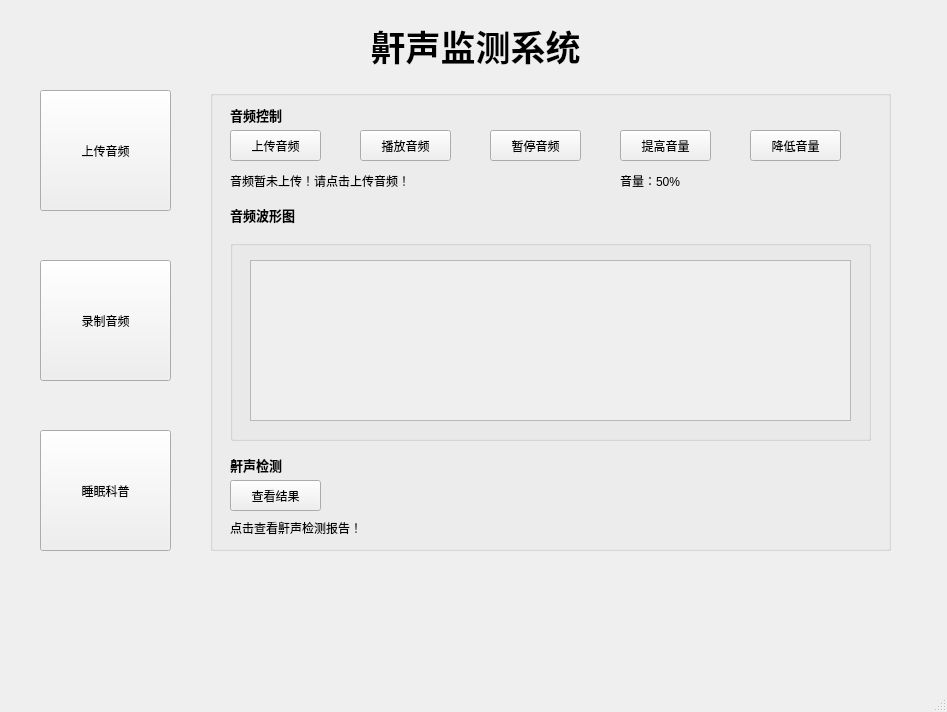
<?xml version="1.0" encoding="UTF-8"?>
<ui version="4.0">
 <class>MainWindow</class>
 <widget class="QMainWindow" name="MainWindow">
  <property name="geometry">
   <rect>
    <x>0</x>
    <y>0</y>
    <width>947</width>
    <height>712</height>
   </rect>
  </property>
  <property name="windowTitle">
   <string>鼾声监测系统</string>
  </property>
  <property name="styleSheet">
   <string notr="true"/>
  </property>
  <widget class="QWidget" name="centralwidget">
   <widget class="QPushButton" name="pushButton">
    <property name="geometry">
     <rect>
      <x>40</x>
      <y>90</y>
      <width>131</width>
      <height>121</height>
     </rect>
    </property>
    <property name="text">
     <string>上传音频</string>
    </property>
   </widget>
   <widget class="QPushButton" name="pushButton_2">
    <property name="geometry">
     <rect>
      <x>40</x>
      <y>260</y>
      <width>131</width>
      <height>121</height>
     </rect>
    </property>
    <property name="text">
     <string>录制音频</string>
    </property>
   </widget>
   <widget class="QPushButton" name="pushButton_3">
    <property name="geometry">
     <rect>
      <x>40</x>
      <y>430</y>
      <width>131</width>
      <height>121</height>
     </rect>
    </property>
    <property name="text">
     <string>睡眠科普</string>
    </property>
   </widget>
   <widget class="QLabel" name="label">
    <property name="geometry">
     <rect>
      <x>40</x>
      <y>20</y>
      <width>871</width>
      <height>51</height>
     </rect>
    </property>
    <property name="styleSheet">
     <string notr="true">border-color: rgb(0, 0, 0);</string>
    </property>
    <property name="text">
     <string>&lt;html&gt;&lt;head/&gt;&lt;body&gt;&lt;p align=&quot;center&quot;&gt;&lt;span style=&quot; font-size:26pt; font-weight:600;&quot;&gt;鼾声监测系统&lt;/span&gt;&lt;/p&gt;&lt;/body&gt;&lt;/html&gt;</string>
    </property>
   </widget>
   <widget class="QStackedWidget" name="stackedWidget">
    <property name="geometry">
     <rect>
      <x>200</x>
      <y>80</y>
      <width>721</width>
      <height>511</height>
     </rect>
    </property>
    <property name="styleSheet">
     <string notr="true"/>
    </property>
    <property name="currentIndex">
     <number>0</number>
    </property>
    <widget class="QWidget" name="page1">
     <widget class="QGroupBox" name="groupBox">
      <property name="geometry">
       <rect>
        <x>10</x>
        <y>10</y>
        <width>681</width>
        <height>461</height>
       </rect>
      </property>
      <property name="title">
       <string/>
      </property>
      <widget class="QLabel" name="audiostate">
       <property name="geometry">
        <rect>
         <x>20</x>
         <y>80</y>
         <width>211</width>
         <height>21</height>
        </rect>
       </property>
       <property name="toolTip">
        <string>&lt;html&gt;&lt;head/&gt;&lt;body&gt;&lt;p&gt;音频暂未上传&lt;/p&gt;&lt;/body&gt;&lt;/html&gt;</string>
       </property>
       <property name="text">
        <string>音频暂未上传！请点击上传音频！</string>
       </property>
      </widget>
      <widget class="QLabel" name="audiovolume">
       <property name="geometry">
        <rect>
         <x>410</x>
         <y>80</y>
         <width>91</width>
         <height>21</height>
        </rect>
       </property>
       <property name="text">
        <string>音量：50%</string>
       </property>
      </widget>
      <widget class="QPushButton" name="uploadbutton">
       <property name="geometry">
        <rect>
         <x>20</x>
         <y>40</y>
         <width>91</width>
         <height>31</height>
        </rect>
       </property>
       <property name="text">
        <string>上传音频</string>
       </property>
      </widget>
      <widget class="QPushButton" name="playbutton">
       <property name="geometry">
        <rect>
         <x>150</x>
         <y>40</y>
         <width>91</width>
         <height>31</height>
        </rect>
       </property>
       <property name="text">
        <string>播放音频</string>
       </property>
      </widget>
      <widget class="QLabel" name="label_2">
       <property name="geometry">
        <rect>
         <x>20</x>
         <y>10</y>
         <width>271</width>
         <height>31</height>
        </rect>
       </property>
       <property name="text">
        <string>&lt;html&gt;&lt;head/&gt;&lt;body&gt;&lt;p&gt;&lt;span style=&quot; font-size:10pt; font-weight:600;&quot;&gt;音频控制&lt;/span&gt;&lt;/p&gt;&lt;/body&gt;&lt;/html&gt;</string>
       </property>
      </widget>
      <widget class="QPushButton" name="downvolume">
       <property name="geometry">
        <rect>
         <x>540</x>
         <y>40</y>
         <width>91</width>
         <height>31</height>
        </rect>
       </property>
       <property name="text">
        <string>降低音量</string>
       </property>
      </widget>
      <widget class="QPushButton" name="upvolume">
       <property name="geometry">
        <rect>
         <x>410</x>
         <y>40</y>
         <width>91</width>
         <height>31</height>
        </rect>
       </property>
       <property name="text">
        <string>提高音量</string>
       </property>
      </widget>
      <widget class="QGroupBox" name="groupBox_2">
       <property name="geometry">
        <rect>
         <x>20</x>
         <y>150</y>
         <width>641</width>
         <height>201</height>
        </rect>
       </property>
       <property name="styleSheet">
        <string notr="true"/>
       </property>
       <property name="title">
        <string/>
       </property>
       <widget class="QScrollArea" name="scroll_area">
        <property name="geometry">
         <rect>
          <x>20</x>
          <y>20</y>
          <width>601</width>
          <height>161</height>
         </rect>
        </property>
        <property name="widgetResizable">
         <bool>true</bool>
        </property>
        <widget class="QWidget" name="scrollAreaWidgetContents">
         <property name="geometry">
          <rect>
           <x>0</x>
           <y>0</y>
           <width>599</width>
           <height>159</height>
          </rect>
         </property>
        </widget>
       </widget>
      </widget>
      <widget class="QLabel" name="label_3">
       <property name="geometry">
        <rect>
         <x>20</x>
         <y>110</y>
         <width>271</width>
         <height>31</height>
        </rect>
       </property>
       <property name="text">
        <string>&lt;html&gt;&lt;head/&gt;&lt;body&gt;&lt;p&gt;&lt;span style=&quot; font-size:10pt; font-weight:600;&quot;&gt;音频波形图&lt;/span&gt;&lt;/p&gt;&lt;/body&gt;&lt;/html&gt;</string>
       </property>
      </widget>
      <widget class="QLabel" name="label_4">
       <property name="geometry">
        <rect>
         <x>20</x>
         <y>360</y>
         <width>271</width>
         <height>31</height>
        </rect>
       </property>
       <property name="text">
        <string>&lt;html&gt;&lt;head/&gt;&lt;body&gt;&lt;p&gt;&lt;span style=&quot; font-size:10pt; font-weight:600;&quot;&gt;鼾声检测&lt;/span&gt;&lt;/p&gt;&lt;/body&gt;&lt;/html&gt;</string>
       </property>
      </widget>
      <widget class="QPushButton" name="showresult">
       <property name="geometry">
        <rect>
         <x>20</x>
         <y>390</y>
         <width>91</width>
         <height>31</height>
        </rect>
       </property>
       <property name="text">
        <string>查看结果</string>
       </property>
      </widget>
      <widget class="QLabel" name="label2">
       <property name="geometry">
        <rect>
         <x>20</x>
         <y>430</y>
         <width>371</width>
         <height>16</height>
        </rect>
       </property>
       <property name="text">
        <string>点击查看鼾声检测报告！</string>
       </property>
      </widget>
      <widget class="QPushButton" name="pausebutton">
       <property name="geometry">
        <rect>
         <x>280</x>
         <y>40</y>
         <width>91</width>
         <height>31</height>
        </rect>
       </property>
       <property name="text">
        <string>暂停音频</string>
       </property>
      </widget>
      <zorder>groupBox_2</zorder>
      <zorder>audiostate</zorder>
      <zorder>audiovolume</zorder>
      <zorder>uploadbutton</zorder>
      <zorder>playbutton</zorder>
      <zorder>label_2</zorder>
      <zorder>downvolume</zorder>
      <zorder>upvolume</zorder>
      <zorder>label_3</zorder>
      <zorder>label_4</zorder>
      <zorder>showresult</zorder>
      <zorder>label2</zorder>
      <zorder>pausebutton</zorder>
     </widget>
    </widget>
    <widget class="QWidget" name="page_2">
     <widget class="QGroupBox" name="groupBox_3">
      <property name="geometry">
       <rect>
        <x>10</x>
        <y>10</y>
        <width>681</width>
        <height>461</height>
       </rect>
      </property>
      <property name="styleSheet">
       <string notr="true"/>
      </property>
      <property name="title">
       <string/>
      </property>
      <widget class="QLabel" name="audiostate_2">
       <property name="geometry">
        <rect>
         <x>20</x>
         <y>80</y>
         <width>211</width>
         <height>21</height>
        </rect>
       </property>
       <property name="toolTip">
        <string>&lt;html&gt;&lt;head/&gt;&lt;body&gt;&lt;p&gt;音频暂未上传&lt;/p&gt;&lt;/body&gt;&lt;/html&gt;</string>
       </property>
       <property name="text">
        <string>音频暂未录制！请点击录制音频！</string>
       </property>
      </widget>
      <widget class="QPushButton" name="recordbutton">
       <property name="geometry">
        <rect>
         <x>20</x>
         <y>40</y>
         <width>91</width>
         <height>31</height>
        </rect>
       </property>
       <property name="text">
        <string>录制音频</string>
       </property>
      </widget>
      <widget class="QPushButton" name="pausebutton_2">
       <property name="geometry">
        <rect>
         <x>410</x>
         <y>40</y>
         <width>91</width>
         <height>31</height>
        </rect>
       </property>
       <property name="text">
        <string>暂停音频</string>
       </property>
      </widget>
      <widget class="QLabel" name="label_5">
       <property name="geometry">
        <rect>
         <x>20</x>
         <y>10</y>
         <width>271</width>
         <height>31</height>
        </rect>
       </property>
       <property name="text">
        <string>&lt;html&gt;&lt;head/&gt;&lt;body&gt;&lt;p&gt;&lt;span style=&quot; font-size:10pt; font-weight:600;&quot;&gt;音频控制&lt;/span&gt;&lt;/p&gt;&lt;/body&gt;&lt;/html&gt;</string>
       </property>
      </widget>
      <widget class="QGroupBox" name="groupBox_4">
       <property name="geometry">
        <rect>
         <x>20</x>
         <y>150</y>
         <width>641</width>
         <height>201</height>
        </rect>
       </property>
       <property name="title">
        <string/>
       </property>
       <widget class="QScrollArea" name="scroll_area_2">
        <property name="geometry">
         <rect>
          <x>20</x>
          <y>20</y>
          <width>601</width>
          <height>161</height>
         </rect>
        </property>
        <property name="widgetResizable">
         <bool>true</bool>
        </property>
        <widget class="QWidget" name="scrollAreaWidgetContents_2">
         <property name="geometry">
          <rect>
           <x>0</x>
           <y>0</y>
           <width>599</width>
           <height>159</height>
          </rect>
         </property>
        </widget>
       </widget>
      </widget>
      <widget class="QLabel" name="label_6">
       <property name="geometry">
        <rect>
         <x>20</x>
         <y>110</y>
         <width>271</width>
         <height>31</height>
        </rect>
       </property>
       <property name="text">
        <string>&lt;html&gt;&lt;head/&gt;&lt;body&gt;&lt;p&gt;&lt;span style=&quot; font-size:10pt; font-weight:600;&quot;&gt;音频波形图&lt;/span&gt;&lt;/p&gt;&lt;/body&gt;&lt;/html&gt;</string>
       </property>
      </widget>
      <widget class="QLabel" name="label_7">
       <property name="geometry">
        <rect>
         <x>20</x>
         <y>360</y>
         <width>271</width>
         <height>31</height>
        </rect>
       </property>
       <property name="text">
        <string>&lt;html&gt;&lt;head/&gt;&lt;body&gt;&lt;p&gt;&lt;span style=&quot; font-size:10pt; font-weight:600;&quot;&gt;鼾声检测&lt;/span&gt;&lt;/p&gt;&lt;/body&gt;&lt;/html&gt;</string>
       </property>
      </widget>
      <widget class="QPushButton" name="showresult_2">
       <property name="geometry">
        <rect>
         <x>20</x>
         <y>390</y>
         <width>91</width>
         <height>31</height>
        </rect>
       </property>
       <property name="text">
        <string>查看结果</string>
       </property>
      </widget>
      <widget class="QLabel" name="label2_2">
       <property name="geometry">
        <rect>
         <x>20</x>
         <y>430</y>
         <width>521</width>
         <height>21</height>
        </rect>
       </property>
       <property name="text">
        <string>点击查看鼾声检测报告！</string>
       </property>
      </widget>
      <widget class="QPushButton" name="playbutton_2">
       <property name="geometry">
        <rect>
         <x>280</x>
         <y>40</y>
         <width>91</width>
         <height>31</height>
        </rect>
       </property>
       <property name="text">
        <string>播放音频</string>
       </property>
      </widget>
      <widget class="QPushButton" name="stopbutton">
       <property name="geometry">
        <rect>
         <x>150</x>
         <y>40</y>
         <width>91</width>
         <height>31</height>
        </rect>
       </property>
       <property name="text">
        <string>停止录音</string>
       </property>
      </widget>
     </widget>
    </widget>
    <widget class="QWidget" name="page3">
     <widget class="QGroupBox" name="groupBox_5">
      <property name="geometry">
       <rect>
        <x>0</x>
        <y>10</y>
        <width>691</width>
        <height>461</height>
       </rect>
      </property>
      <property name="font">
       <font>
        <pointsize>9</pointsize>
       </font>
      </property>
      <property name="title">
       <string/>
      </property>
      <widget class="QLabel" name="label_8">
       <property name="geometry">
        <rect>
         <x>20</x>
         <y>10</y>
         <width>271</width>
         <height>31</height>
        </rect>
       </property>
       <property name="text">
        <string>&lt;html&gt;&lt;head/&gt;&lt;body&gt;&lt;p&gt;&lt;span style=&quot; font-size:14pt; font-weight:600;&quot;&gt;小tips&lt;/span&gt;&lt;/p&gt;&lt;/body&gt;&lt;/html&gt;</string>
       </property>
      </widget>
      <widget class="QLabel" name="label_9">
       <property name="geometry">
        <rect>
         <x>20</x>
         <y>40</y>
         <width>651</width>
         <height>391</height>
        </rect>
       </property>
       <property name="text">
        <string>&lt;html&gt;&lt;head/&gt;&lt;body&gt;&lt;p&gt;&lt;span style=&quot; font-size:10pt;&quot;&gt;睡眠是我们日常生活中不可或缺的一部分，良好的睡眠质量对于保持健康至关重要。鼾声检测系统可以帮助我们了解自己的睡眠状况，特别是对于那些有打鼾习惯的人来说，这样的系统能够提供重要的健康信息。以下是一些有助于改善睡眠质量的小贴士：&lt;/span&gt;&lt;/p&gt;&lt;p&gt;&lt;span style=&quot; font-size:10pt;&quot;&gt;保持规律的睡眠时间：每天尽量在同一时间上床睡觉和起床，即使在周末也不例外。这有助于调整您的生物钟，使睡眠更加规律。&lt;/span&gt;&lt;/p&gt;&lt;p&gt;&lt;span style=&quot; font-size:10pt;&quot;&gt;创造舒适的睡眠环境：确保您的卧室安静、黑暗、凉爽，并配备舒适的床垫和枕头。一个良好的睡眠环境可以显著提高睡眠质量。&lt;/span&gt;&lt;/p&gt;&lt;p&gt;&lt;span style=&quot; font-size:10pt;&quot;&gt;避免晚上摄入咖啡因和酒精：咖啡、茶、巧克力和酒精等都可能影响您的睡眠质量，尽量在睡前几小时避免这些物质的摄入。&lt;/span&gt;&lt;/p&gt;&lt;p&gt;&lt;span style=&quot; font-size:10pt;&quot;&gt;放松身心：睡前进行放松活动，如瑜伽、冥想或深呼吸练习，可以帮助您更快地入睡。&lt;/span&gt;&lt;/p&gt;&lt;p&gt;&lt;span style=&quot; font-size:10pt;&quot;&gt;寻求专业帮助：如果您的鼾声检测系统显示您可能有睡眠呼吸暂停的迹象，建议您寻求专业医生的帮助，以便得到适当的诊断和治疗。&lt;/span&gt;&lt;/p&gt;&lt;p&gt;&lt;span style=&quot; font-size:10pt;&quot;&gt;通过遵循这些简单的小贴士，您可以改善睡眠质量，从而提高日间的精力和集中力。记住，健康的睡眠习惯对于维持整体健康和福祉至关重要。如果您有任何关于睡眠的疑问或担忧，不要犹豫，寻求专业的医疗建议。祝您拥有一个美好的夜晚！&lt;/span&gt;&lt;/p&gt;&lt;/body&gt;&lt;/html&gt;</string>
       </property>
       <property name="wordWrap">
        <bool>true</bool>
       </property>
      </widget>
     </widget>
    </widget>
   </widget>
   <zorder>stackedWidget</zorder>
   <zorder>pushButton</zorder>
   <zorder>pushButton_2</zorder>
   <zorder>pushButton_3</zorder>
   <zorder>label</zorder>
  </widget>
  <widget class="QMenuBar" name="menubar">
   <property name="geometry">
    <rect>
     <x>0</x>
     <y>0</y>
     <width>947</width>
     <height>22</height>
    </rect>
   </property>
  </widget>
  <widget class="QStatusBar" name="statusbar"/>
 </widget>
 <resources/>
 <connections/>
</ui>
